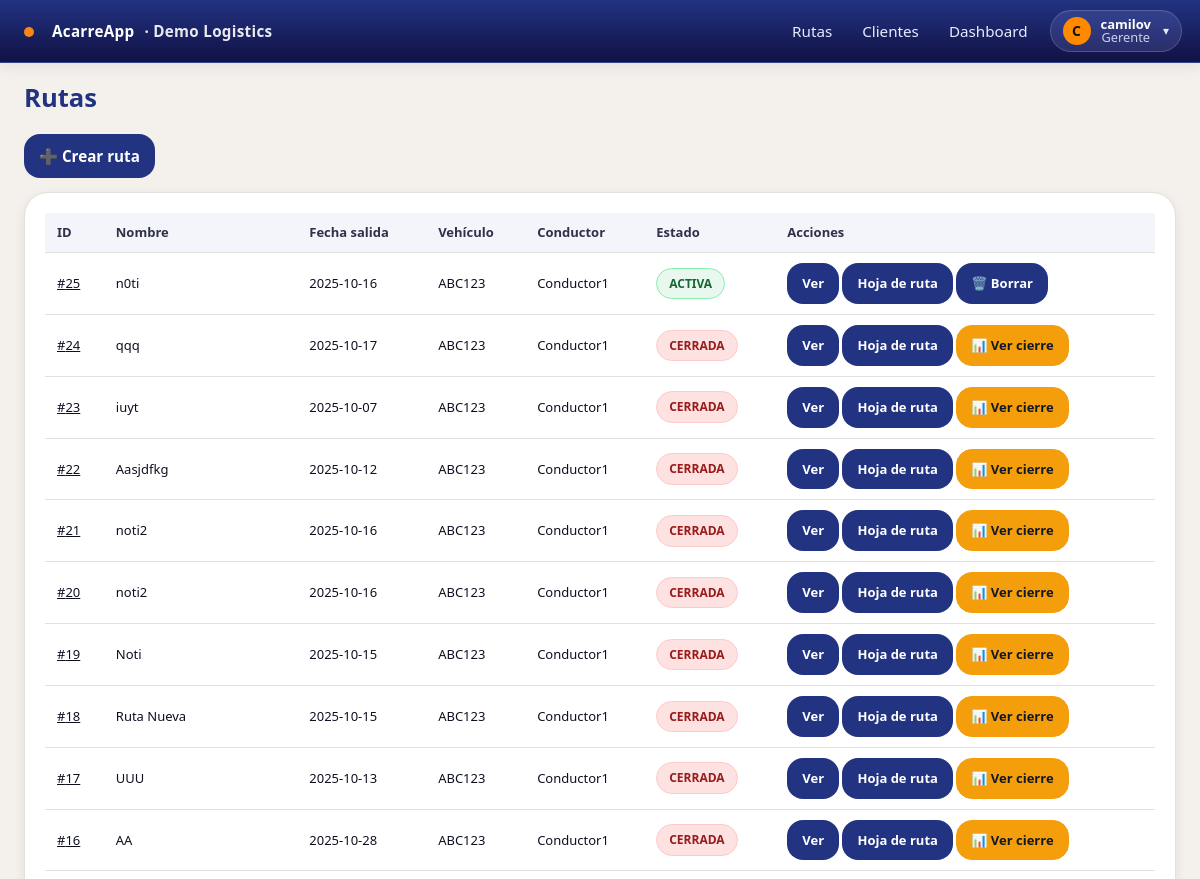
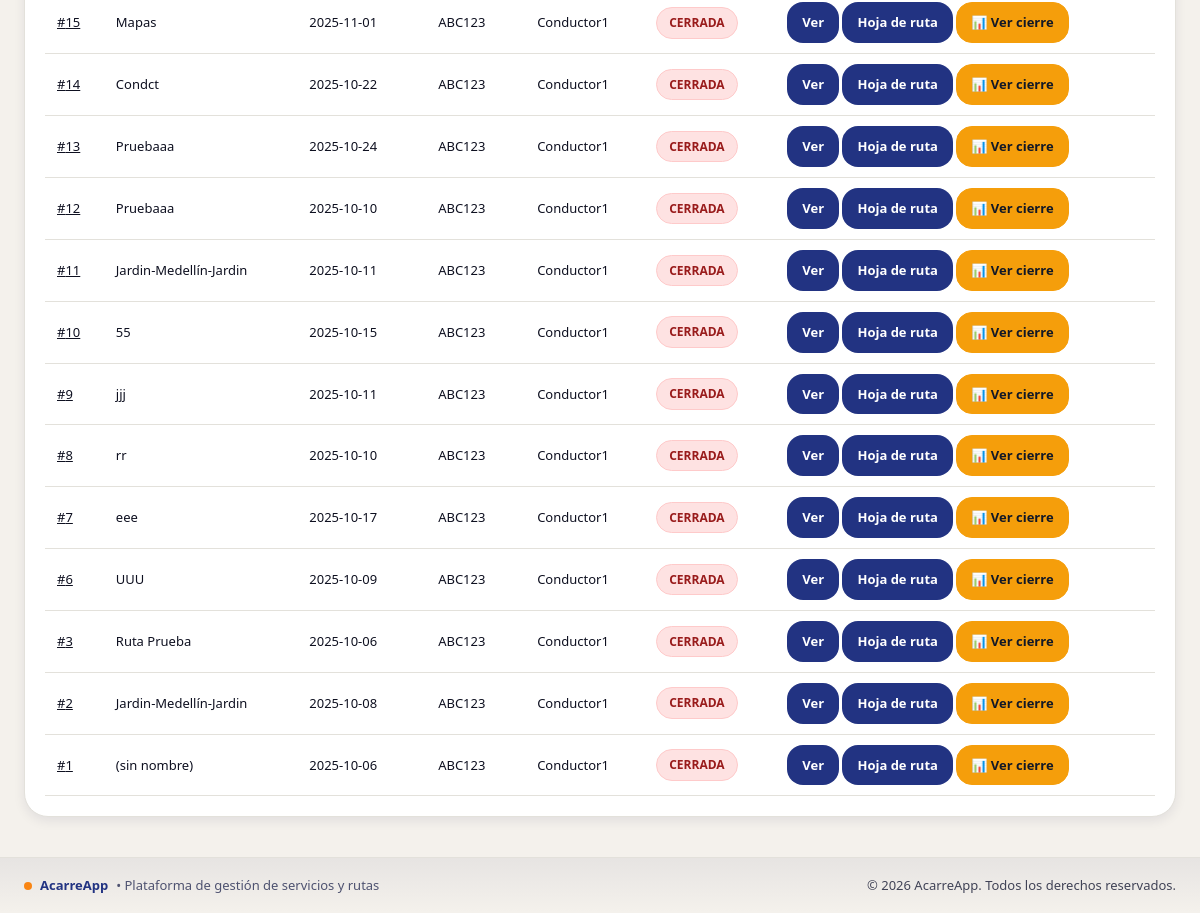
Screenshot of /rutas/ (signed in) with the database file from the repository (2 pictures, top to bottom).
### empresa/models.py (models this page shows, shortened)
class Empresa(models.Model):
    nombre = models.CharField(max_length=120, unique=True)
    slug = models.SlugField(max_length=60, unique=True)
    nit = models.CharField(max_length=30, blank=True)
    activa = models.BooleanField(default=True)
    created_at = models.DateTimeField(auto_now_add=True)

class Vehiculo(models.Model):
    empresa = models.ForeignKey(Empresa, on_delete=models.PROTECT)
    placa = models.CharField(max_length=15)
    marca = models.CharField(max_length=60, blank=True)
    modelo = models.CharField(max_length=60, blank=True)
    activo = models.BooleanField(default=True)
    class Meta:
        unique_together = [('empresa','placa')]
        ordering = ['placa']
    def __str__(self):
        return self.placa

### usuarios/models.py (models this page shows, shortened)
class UserProfile(models.Model):
    user = models.OneToOneField(User, on_delete=models.CASCADE)
    empresa = models.ForeignKey(Empresa, on_delete=models.PROTECT, null=True)
    rol = models.CharField(max_length=20, choices=[('GERENTE','Gerente'),('CONDUCTOR','Conductor')])

### rutas/models.py (models this page shows, shortened)
class Ruta(models.Model):
    empresa = models.ForeignKey(Empresa, on_delete=models.CASCADE)
    fecha_salida = models.DateField()
    vehiculo = models.ForeignKey(Vehiculo, on_delete=models.PROTECT)
    conductor = models.ForeignKey(User, on_delete=models.PROTECT)
    base_efectivo = models.DecimalField(max_digits=10, decimal_places=2, default=200000)
    estado = models.CharField(max_length=20, choices=[('ACTIVA', 'Activa'), ('CERRADA', 'Cerrada')], default='ACTIVA')
    nombre = models.CharField(max_length=150, blank=True, help_text="Ej: Jardin - Medellin - Jardin")
    created_at = models.DateTimeField(auto_now_add=True)

### rutas/views.py (the view, shortened to what this page needs)
# urls.py: path('', views.RutasListView.as_view(), name='list'),
@method_decorator(login_required, name='dispatch')
class RutasListView(ListView):
        model = Ruta
        template_name = 'rutas/list.html'
        context_object_name = 'rutas'
        paginate_by = 25
        def get_queryset(self):
            emp = get_current_empresa()
            qs = (Ruta.objects
                .filter(empresa=emp)
                .select_related('vehiculo', 'conductor'))
            if is_conductor(self.request.user):
                qs = qs.filter(conductor=self.request.user, estado='ACTIVA')
            GET = self.request.GET
            if not is_conductor(self.request.user):
                if GET.get('activas') == '1':
                    qs = qs.filter(estado='ACTIVA')
                elif GET.get('cerradas') == '1':
                    qs = qs.filter(estado='CERRADA')
            desde = (GET.get('desde') or '').strip() or None
            hasta = (GET.get('hasta') or '').strip() or None
            if desde:
                qs = qs.filter(fecha_salida__date__gte=desde)
            if hasta:
                qs = qs.filter(fecha_salida__date__lte=hasta)
            vehiculos_ids = [v for v in GET.getlist('vehiculos') if v]
            if vehiculos_ids:
                qs = qs.filter(vehiculo_id__in=vehiculos_ids)
            clientes_ids = [c for c in GET.getlist('clientes') if c]
            if clientes_ids:
                qs = qs.filter(servicios__cliente_id__in=clientes_ids)
            q = (GET.get('q') or '').strip()
            return qs.distinct().order_by('-created_at')

### acarreapp/context_processors.py (called while the page is built)
def vapid_public_key(request):
    return {"VAPID_PUBLIC_KEY": settings.VAPID_PUBLIC_KEY}

### acarreapp/tenancy.py (called while the page is built)
def set_current_empresa(empresa):
    _state.empresa = empresa

def get_current_empresa():
    return getattr(_state, 'empresa', None)

def empresa_context(request):
    return {'empresa_actual': get_current_empresa()}

### rutas/views.py (called while the page is built)
def is_conductor(user):
    role = getattr(getattr(user, 'userprofile', None), 'rol', '')
    return role == 'CONDUCTOR' or user.groups.filter(name__iexact='Conductor').exists()

### templates/rutas/list.html (shortened to what this page needs)
{% extends "base.html" %}
{% load formatting l10n %}
{% block content %}
<div id="rutas-page">
  <header class="page-header">
    <h1 class="m-0">Rutas</h1>
  </header>
  <div class="page-actions">
    {% if user.is_superuser or user.is_staff %}
      <a class="btn btn-primary" href="{% url 'rutas:crear' %}">➕ Crear ruta</a>
    {% endif %}
  </div>
  <div class="only-desktop card shadow-sm">
    <div class="card-body p-0">
      <div class="table-responsive">
        <table class="table table-striped table-hover align-middle mb-0">
          <thead class="table-dark">
            <tr>
              <th class="text-center">ID</th>
              <th>Nombre</th>
              <th>Fecha salida</th>
              <th>Vehículo</th>
              <th>Conductor</th>
              <th>Estado</th>
              <th class="text-center">Acciones</th>
            </tr>
          </thead>
          <tbody>
            {% for r in rutas %}
              <tr>
                <td class="text-center">
                  <a href="{% url 'servicios:por_ruta' r.pk %}">#{{ r.id }}</a>
                </td>
                <td>{{ r.nombre|default:"(sin nombre)" }}</td>
                <td>{{ r.fecha_salida|date:"Y-m-d" }}</td>
                <td>{{ r.vehiculo|default:"—" }}</td>
                <td>{{ r.conductor.username|default:"—" }}</td>
                <td>
                  {% if r.estado == "ACTIVA" %}
                    <span class="pill pill--ok">ACTIVA</span>
                  {% else %}
                    <span class="pill pill--bad">CERRADA</span>
                  {% endif %}
                </td>
                <td class="text-center">
                  <a href="{% url 'servicios:por_ruta' r.pk %}" class="btn btn-sm btn-outline-primary">Ver</a>
                  <a href="{% url 'rutas:hoja' r.pk %}" class="btn btn-sm btn-outline-secondary">Hoja de ruta</a>
                  {% if r.estado == "CERRADA" %}
                    <a href="{% url 'rutas:cierre_resumen' r.pk %}" class="btn btn-sm btn-cierre">📊 Ver cierre</a>
                  {% endif %}
                  {% if user.is_superuser or user.is_staff %}
                    {% if r.estado == "ACTIVA" %}
                      <a href="{% url 'rutas:borrar' r.pk %}" class="btn btn-sm btn-outline-dark"
                         onclick="return confirm('¿Borrar ruta y sus servicios/movimientos?');">🗑️ Borrar</a>
                    {% endif %}
                  {% endif %}
                </td>
              </tr>
            {% endfor %}
          </tbody>
        </table>
      </div>
    </div>
  </div>
</div>
{% endblock %}

### templates/includes/navbar.html (shortened to what this page needs)
<header class="navbar">
  <div class="container nav-inner" style="padding-left:18px; padding-right:18px;">
    <a class="brand" href="{% url 'rutas:list' %}" style="display:flex;align-items:center;gap:10px;">
      <span class="dot" style="margin-left:6px;margin-right:8px;transform:translateY(1px);"></span>
      <span>AcarreApp</span>
      {% if empresa_actual %}
        <span class="empresa">· {{ empresa_actual.nombre }}</span>
      {% endif %}
    </a>
    {% if request.user.is_authenticated %}
      {% with rol=request.user.userprofile.rol|default_if_none:'' %}
        {% if request.user.is_superuser or request.user.is_staff or rol == 'GERENTE' %}
          <nav class="nav main-nav" aria-label="Navegación principal">
            <a href="{% url 'rutas:list' %}">Rutas</a>
            <a href="{% url 'empresa:clientes_list' %}">Clientes</a>
            <a href="{% url 'dashboard:home' %}">Dashboard</a>
          </nav>
        {% else %}
          <nav class="nav main-nav" aria-label="Navegación principal">
            <a href="{% url 'rutas:list' %}">Rutas</a>
          </nav>
        {% endif %}
        <div class="menu-right" style="display:flex;align-items:center;gap:10px;">
          <button class="userchip" id="userchip" aria-haspopup="true" aria-expanded="false"
                  title="{{ request.user.get_full_name|default:request.user.username }}">
            <span class="avatar">
              {{ request.user.get_full_name|default:request.user.username|first|upper }}
            </span>
            <span class="meta">
              <span class="name">{{ request.user.get_full_name|default:request.user.username }}</span>
              {% if rol %}<span class="role">{{ rol|title }}</span>{% endif %}
            </span>
            <span class="caret">▾</span>
          </button>
        </div>
      {% endwith %}
    {% else %}
      <nav class="nav main-nav" aria-label="Navegación principal">
        <a href="{% url 'login' %}">Iniciar sesión</a>
      </nav>
    {% endif %}
  </div>
</header>

### static/css/acarreapp.css (style rules this page uses)
:root { --brand-900: #111144; --brand-800: #223382; --brand-300: #9BACD8; --accent-500: #F98513; --bg-100: #F4F1EC; --bg-200: #DAD1C8; --ink-900: #0E1020; --ink-700: #2E3147; --ink-500: #4E5270; --line-200:#E3E1DB; --radius-sm: 10px; --radius-md: 16px; --radius-lg: 24px; --shadow-1: 0 4px 12px rgba(17,17,68,0.08); --shadow-2: 0 10px 30px rgba(17,17,68,0.12); --font-sans: ui-sans-serif, system-ui, -apple-system, "Segoe UI", Roboto, "Helvetica Neue", Arial, "Noto Sans", "Liberation Sans", "Apple Color Emoji", "Segoe UI Emoji"; --fs-xs: clamp(12px, 0.72rem, 13px); --fs-sm: clamp(13px, 0.8rem, 14px); --fs-md: clamp(14px, 0.95rem, 16px); --fs-lg: clamp(16px, 1.05rem, 18px); --fs-xl: clamp(18px, 1.25rem, 22px); --fs-2xl: clamp(22px, 1.6rem, 28px); --container-max: 1200px; --st-pend: #7A7F9A; --st-ant: #2F7D32; --st-pag: #1C5DFF; --st-warn: #C17C00; --st-error:#B00020; }
*, *::before, *::after { box-sizing: border-box; }
html, body { height: 100%; }
body { margin: 0; background: var(--bg-100); color: var(--ink-900); font-family: var(--font-sans); font-size: var(--fs-md); line-height: 1.45; -webkit-font-smoothing: antialiased; text-rendering: optimizeLegibility; }
a { color: inherit; }
.container { width: 100%; margin-inline: auto; padding-inline: 16px; max-width: var(--container-max); }
h1, .h1 { font-size: var(--fs-2xl); margin: 0 0 12px; font-weight: 700; color: var(--brand-800); }
.card { background: #fff; border: 1px solid var(--line-200); border-radius: var(--radius-lg); box-shadow: var(--shadow-1); overflow: hidden; }
.card-body { padding: 16px; }
.btn { --btn-bg: var(--brand-800); --btn-fg: #fff; --btn-border: transparent; appearance: none; display: inline-flex; align-items: center; justify-content: center; gap: 8px; padding: 10px 14px; font-weight: 600; border-radius: var(--radius-md); border: 1px solid var(--btn-border); background: var(--btn-bg); color: var(--btn-fg); text-decoration: none; cursor: pointer; transition: transform .06s ease, box-shadow .2s ease, background .2s ease; }
.btn-primary { --btn-bg: var(--brand-800); }
.table { width: 100%; border-collapse: collapse; font-size: var(--fs-sm); }
.table th, .table td { padding: 10px 12px; border-bottom: 1px solid var(--line-200); }
.table thead th { text-align: left; color: var(--ink-700); background: rgba(155,172,216,0.12); position: sticky; top: 0; z-index: 1; }
.navbar { position: sticky; top: 0; z-index: 10; background: linear-gradient(180deg, var(--brand-800), var(--brand-900)); color: #fff; border-bottom: 1px solid rgba(255,255,255,0.08); box-shadow: var(--shadow-1); }
.nav-inner { display: grid; grid-template-columns: 1fr auto auto; align-items: center; gap: 12px; padding: 8px 0; }
.brand { display: inline-flex; align-items: center; gap: 10px; color: #fff; text-decoration: none; font-weight: 800; letter-spacing: .02em; }
.brand .empresa { color: rgba(255,255,255,0.9); font-weight: 700; }
.brand .dot { width: 10px; height: 10px; border-radius: 50%; background: var(--accent-500); }
.nav { display: flex; gap: 6px; padding: 4px 0; }
.main-nav { display: flex; gap: 12px; justify-content: center; flex-wrap: wrap; }
.nav a { color: #E8ECFF; text-decoration: none; padding: 8px 10px; border-radius: 8px; }
.menu-right { justify-self: end; position: relative; }
.userchip { display: inline-flex; align-items: center; gap: 10px; padding: 6px 10px; border-radius: 999px; border: 1px solid rgba(255,255,255,0.12); background: rgba(255,255,255,0.06); color: #fff; font: inherit; cursor: pointer; }
.userchip .avatar { width: 28px; height: 28px; border-radius: 50%; background: var(--accent-500); color: #1b1b1b; font-weight: 800; display:flex; align-items:center; justify-content:center; }
.userchip .meta { display:flex; flex-direction: column; line-height: 1.05; }
.userchip .name { font-size: var(--fs-sm); }
.userchip .role { font-size: var(--fs-xs); opacity: .9; color: #E8ECFF; }
.userchip .caret { font-size: 16px; margin-left: 2px; opacity: .9; }
@media (min-width: 768px) { .nav { gap: 10px; } }
@media (min-width: 768px) { .card-body { padding: 20px; } }
@media (min-width: 1100px) { .container { padding-inline: 24px; } }

### rows the page displays
Empresa: nombre "Demo Logistics"
UserProfile: rol "Gerente"
Ruta: id "25", nombre "n0ti", fecha_salida "2025-10-16", vehiculo "ABC123", conductor.username "Conductor1", estado "ACTIVA"
Ruta: id "24", nombre "qqq", fecha_salida "2025-10-17", vehiculo "ABC123", conductor.username "Conductor1", estado "CERRADA"
Ruta: id "23", nombre "iuyt", fecha_salida "2025-10-07", vehiculo "ABC123", conductor.username "Conductor1", estado "CERRADA"
Ruta: id "22", nombre "Aasjdfkg", fecha_salida "2025-10-12", vehiculo "ABC123", conductor.username "Conductor1", estado "CERRADA"
Ruta: id "21", nombre "noti2", fecha_salida "2025-10-16", vehiculo "ABC123", conductor.username "Conductor1", estado "CERRADA"
Ruta: id "20", nombre "noti2", fecha_salida "2025-10-16", vehiculo "ABC123", conductor.username "Conductor1", estado "CERRADA"
Ruta: id "19", nombre "Noti", fecha_salida "2025-10-15", vehiculo "ABC123", conductor.username "Conductor1", estado "CERRADA"
Ruta: id "18", nombre "Ruta Nueva", fecha_salida "2025-10-15", vehiculo "ABC123", conductor.username "Conductor1", estado "CERRADA"
Ruta: id "17", nombre "UUU", fecha_salida "2025-10-13", vehiculo "ABC123", conductor.username "Conductor1", estado "CERRADA"
Ruta: id "16", nombre "AA", fecha_salida "2025-10-28", vehiculo "ABC123", conductor.username "Conductor1", estado "CERRADA"
Ruta: id "15", nombre "Mapas", fecha_salida "2025-11-01", vehiculo "ABC123", conductor.username "Conductor1", estado "CERRADA"
Ruta: id "14", nombre "Condct", fecha_salida "2025-10-22", vehiculo "ABC123", conductor.username "Conductor1", estado "CERRADA"
Ruta: id "13", nombre "Pruebaaa", fecha_salida "2025-10-24", vehiculo "ABC123", conductor.username "Conductor1", estado "CERRADA"
Ruta: id "12", nombre "Pruebaaa", fecha_salida "2025-10-10", vehiculo "ABC123", conductor.username "Conductor1", estado "CERRADA"
Ruta: id "11", nombre "Jardin-Medellín-Jardin", fecha_salida "2025-10-11", vehiculo "ABC123", conductor.username "Conductor1", estado "CERRADA"
Ruta: id "10", nombre "55", fecha_salida "2025-10-15", vehiculo "ABC123", conductor.username "Conductor1", estado "CERRADA"
Ruta: id "9", nombre "jjj", fecha_salida "2025-10-11", vehiculo "ABC123", conductor.username "Conductor1", estado "CERRADA"
Ruta: id "8", nombre "rr", fecha_salida "2025-10-10", vehiculo "ABC123", conductor.username "Conductor1", estado "CERRADA"
Ruta: id "7", nombre "eee", fecha_salida "2025-10-17", vehiculo "ABC123", conductor.username "Conductor1", estado "CERRADA"
Ruta: id "6", nombre "UUU", fecha_salida "2025-10-09", vehiculo "ABC123", conductor.username "Conductor1", estado "CERRADA"
Ruta: id "3", nombre "Ruta Prueba", fecha_salida "2025-10-06", vehiculo "ABC123", conductor.username "Conductor1", estado "CERRADA"
Ruta: id "2", nombre "Jardin-Medellín-Jardin", fecha_salida "2025-10-08", vehiculo "ABC123", conductor.username "Conductor1", estado "CERRADA"
Ruta: id "1", nombre "(sin nombre)", fecha_salida "2025-10-06", vehiculo "ABC123", conductor.username "Conductor1", estado "CERRADA"

### other values shown
{{ request.user.get_full_name|default:request.user.username|first|upper }} "C"
{{ request.user.get_full_name|default:request.user.username }} "camilov"
